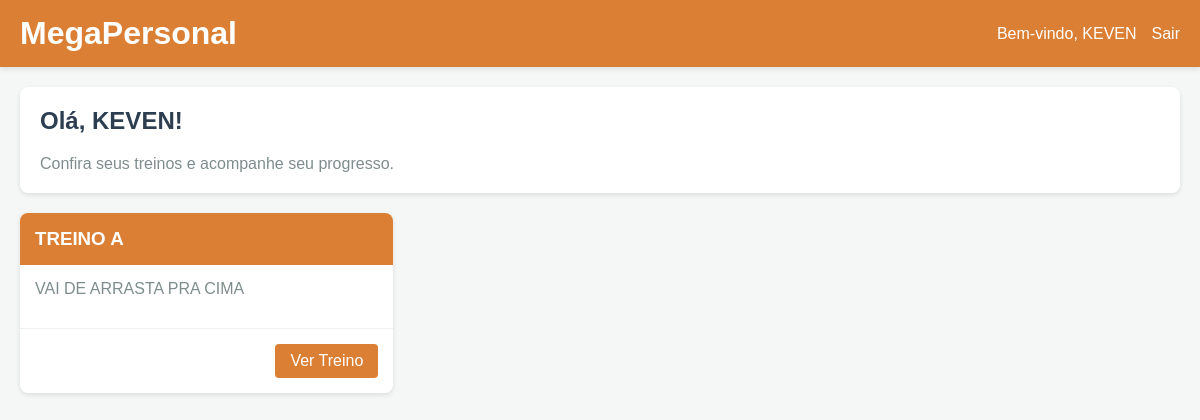
Page /aluno/dashboard (signed in) on the committed database.
### app.py (models this page shows)
class Client(db.Model):
    id = db.Column(db.Integer, primary_key=True)
    name = db.Column(db.String(100), nullable=False)
    email = db.Column(db.String(100), nullable=False)
    phone = db.Column(db.String(20))
    age = db.Column(db.Integer)
    height = db.Column(db.Float)
    weight = db.Column(db.Float)
    goal = db.Column(db.String(200))
    health_notes = db.Column(db.Text)
    registration_date = db.Column(db.DateTime, default=datetime.utcnow)
    trainer_id = db.Column(db.Integer, db.ForeignKey('trainer.id'), nullable=False)
    workouts = db.relationship('Workout', backref='client', lazy=True)
    assessments = db.relationship('Assessment', backref='client', lazy=True)

class Workout(db.Model):
    id = db.Column(db.Integer, primary_key=True)
    name = db.Column(db.String(100), nullable=False)
    description = db.Column(db.Text)
    created_date = db.Column(db.DateTime, default=datetime.utcnow)
    client_id = db.Column(db.Integer, db.ForeignKey('client.id'), nullable=False)
    exercises = db.relationship('WorkoutExercise', backref='workout', lazy=True)

### app.py (the view)
@app.route('/aluno/dashboard')
def client_dashboard():
    if 'client_id' not in session:
        return redirect(url_for('client_login'))
    client = Client.query.get(session['client_id'])
    workouts = Workout.query.filter_by(client_id=client.id).all()
    return render_template('client_dashboard.html', client=client, workouts=workouts)

### templates/client_dashboard.html (shortened to what this page needs)
<!DOCTYPE html>
<html lang="pt-br">
<head>
</head>
<body>
    <header>
        <div class="header-content">
            <div class="logo">
                <h1>MegaPersonal</h1>
            </div>
            <div class="user-info">
                <span>Bem-vindo, {{ client.name }}</span>
                <a href="{{ url_for('client_logout') }}">Sair</a>
            </div>
        </div>
    </header>
    <div class="container">
        <div class="welcome-box">
            <div class="welcome-message">
                <h2>Olá, {{ client.name.split()[0] }}!</h2>
                <p>Confira seus treinos e acompanhe seu progresso.</p>
            </div>
        </div>
        {% if workouts %}
        <div class="workout-cards">
            {% for workout in workouts %}
            <div class="workout-card">
                <div class="workout-header">
                    <h3>{{ workout.name }}</h3>
                </div>
                <div class="workout-body">
                    <div class="workout-description">
                        {% if workout.description %}
                        {{ workout.description }}
                        {% else %}
                        <em>Sem descrição disponível</em>
                        {% endif %}
                    </div>
                </div>
                <div class="workout-footer">
                    <a href="{{ url_for('client_workout_view', workout_id=workout.id) }}" class="button">Ver Treino</a>
                </div>
            </div>
            {% endfor %}
        </div>
        {% else %}
        <div class="empty-state">
            <h3>Você ainda não tem treinos</h3>
            <p>Seu personal trainer adicionará treinos em breve.</p>
        </div>
        {% endif %}
    </div>
</body>
</html>

### templates/client_dashboard.html (style rules this page uses)
body { font-family: 'Arial', sans-serif; background-color: #f4f7f6; margin: 0; padding: 0; }
header { background-color: #db7f34; color: white; padding: 15px 0; box-shadow: 0 2px 5px rgba(0,0,0,0.1); }
.header-content { display: flex; justify-content: space-between; align-items: center; max-width: 1200px; margin: 0 auto; padding: 0 20px; }
.logo h1 { margin: 0; }
.user-info { display: flex; align-items: center; }
.user-info a { color: white; text-decoration: none; margin-left: 15px; }
.container { max-width: 1200px; margin: 0 auto; padding: 20px; }
.welcome-box { background-color: white; border-radius: 8px; box-shadow: 0 2px 5px rgba(0,0,0,0.1); padding: 20px; margin-bottom: 20px; display: flex; justify-content: space-between; align-items: center; }
.welcome-message h2 { margin-top: 0; color: #2c3e50; }
.welcome-message p { margin-bottom: 0; color: #7f8c8d; }
.workout-cards { display: grid; grid-template-columns: repeat(auto-fill, minmax(300px, 1fr)); gap: 20px; margin-top: 20px; }
.workout-card { background-color: white; border-radius: 8px; box-shadow: 0 2px 5px rgba(0,0,0,0.1); overflow: hidden; transition: transform 0.3s ease; }
.workout-header { background-color: #db7f34; color: white; padding: 15px; position: relative; }
.workout-header h3 { margin: 0; }
.workout-body { padding: 15px; }
.workout-description { color: #7f8c8d; margin-bottom: 15px; max-height: 80px; overflow: hidden; }
.workout-footer { border-top: 1px solid #ecf0f1; padding: 15px; text-align: right; }
.button { background-color: #db7f34; color: white; border: none; padding: 8px 15px; border-radius: 4px; text-decoration: none; display: inline-block; cursor: pointer; }

### rows in the picture
Client: name "KEVEN"
Workout: name "TREINO A", description "VAI DE ARRASTA PRA CIMA"
